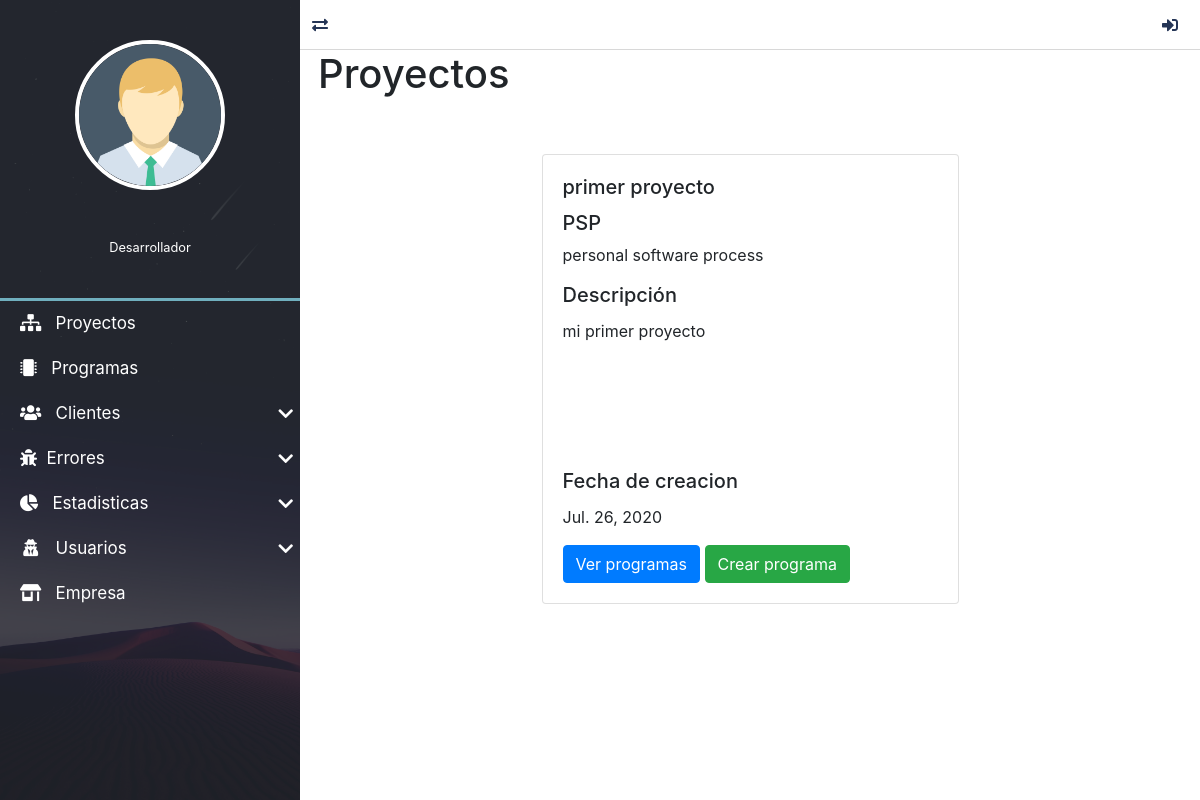
Page /proyectos/lista_proyectos/ on the earlier database version.
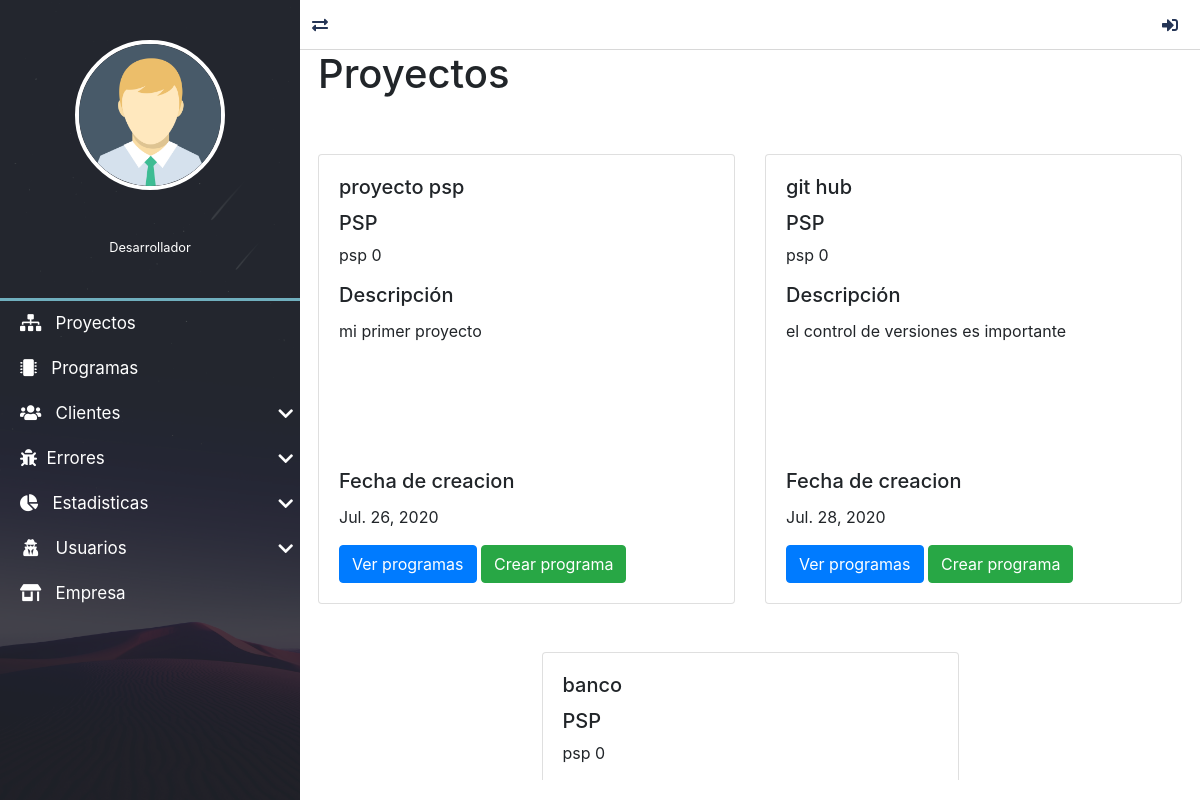
Same page on the later database version.
### proyectos/models.py (models this page shows, shortened)
class Proyecto(models.Model):
    nombre=models.CharField(max_length=50, verbose_name="Nombre")
    id_proceso = models.ForeignKey("mainApp.Proceso", verbose_name="Proceso", on_delete=models.CASCADE)
    descripcion=models.TextField(verbose_name="Descripcion")
    fechaInicio=models.DateTimeField(auto_now_add=True, verbose_name="fechaCreacion")
    ultimaActualizacion=models.DateTimeField(auto_now=True, verbose_name="Actualizado")
    class Meta:
        verbose_name ="Proyecto"
        verbose_name_plural ="Proyectos"

### mainApp/models.py (models this page shows)
class Proceso(models.Model):
    acronimo = models.CharField(verbose_name="Acronimo", max_length=20)
    nombre = models.CharField(verbose_name="Nombre", max_length=200)
    class Meta:
        verbose_name = "Proceso"
        verbose_name_plural = "Procesos"
        ordering = ['nombre']
    def __str__(self):
        return self.nombre

### proyectos/views.py (the view)
# urls.py: path('lista_proyectos/', ProyectoListView.as_view(), name='proyectos'),
class ProyectoListView(ListView):
    model = Proyecto

### mainApp/context_processors.py (called while the page is built)
def get_programasDeUsuario(request):
    programas= Programa.objects.all()
    return {'lista_programas':programas}

def get_lenguajes(request):
    lenguajes = Lenguaje.objects.all()
    return {'lista_lenguajes':lenguajes}

def get_medidas(request):
    medidas = Medida.objects.all()
    return {'lista_medidas':medidas}

def get_fases(request):
    fases = Fase.objects.all()
    return {'lista_fases':fases}

### proyectos/context_processors.py (called while the page is built)
def get_proyecto(request):
    proyecto= Proyecto.objects.values_list('id','nombre','id_proceso' ,'descripcion', 'fechaInicio')
    return {
        'proyectos':proyecto
    }

### proyectos/templates/proyectos/proyecto_list.html (shortened to what this page needs)
{% extends 'layouts/layout.html' %}
{% block content %}
    <h1>Proyectos</h1>
    <div class="row mb-5">
        {% for proyecto in proyecto_list %}
            <div class="col-sm-6 mt-5 container" style="max-width: 30rem;">
                <div class="box-projecto card" >
                    <div class="card-body">
                        <h5 class="card-title">{{proyecto.nombre}} </h5>
                        <h5>PSP</h5>
                        <p>{{proyecto.id_proceso}} </p>
                        <h5 class="card-title">Descripción</h5>
                        <div class="scroll-project-description">
                            <p class="card-text">{{proyecto.descripcion}} </p>
                        </div>
                        <h5 class="card-title">Fecha de creacion</h5>
                        <p>{{proyecto.fechaInicio|date}} </p>
                        <a href="{% url 'lista_programas_usuario' request.user.id proyecto.id %}" class="btn btn-primary">Ver programas</a>
                        <a class="btn btn-success" href="{% url 'program_create' request.user.id proyecto.id %}">Crear programa</a>
                    </div>
                </div>
            </div>
        {% endfor %}
    </div>
{% endblock content %}

Differences in the rows shown:
changed Proyecto "mi primer proyecto": nombre "primer proyecto" → "proyecto psp"; id_proceso "personal software process" → "psp 0"
added Proyecto: nombre "git hub", id_proceso "psp 0", descripcion "el control de versiones es importante", fechaInicio "Jul. 28, 2020"
added Proyecto: nombre "banco", id_proceso "psp 0"
